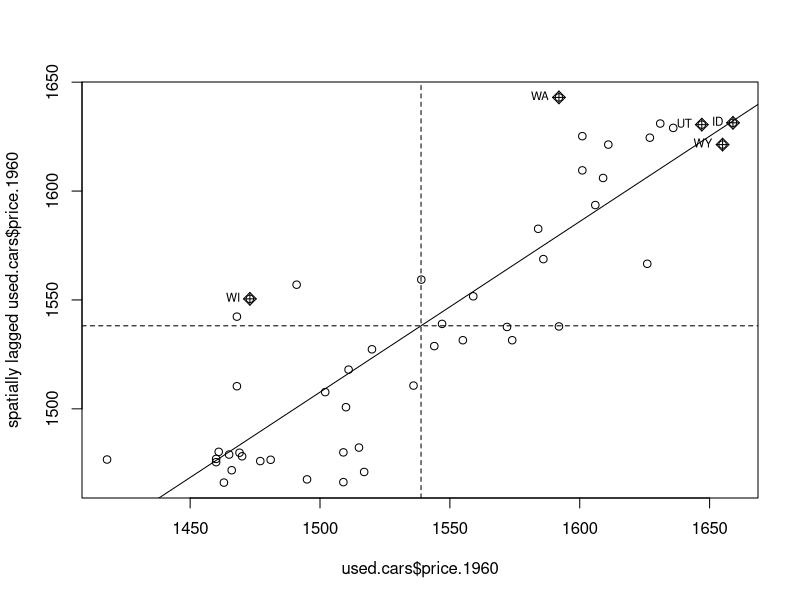

R code for this plot: (Note: this script raises an error after producing the figure.)
library(spData)


### Name: used.cars
### Title: US 1960 used car prices
### Aliases: used.cars usa48.nb
### Keywords: datasets spdep

### ** Examples

if (requireNamespace("spdep", quietly = TRUE)) {
  library(spdep)
  data(used.cars)
  moran.test(used.cars$price.1960, nb2listw(usa48.nb))
  moran.plot(used.cars$price.1960, nb2listw(usa48.nb),
           labels=rownames(used.cars))
  uc.lm <- lm(price.1960 ~ tax.charges, data=used.cars)
  summary(uc.lm)

  lm.morantest(uc.lm, nb2listw(usa48.nb))
  lm.morantest.sad(uc.lm, nb2listw(usa48.nb))
  lm.LMtests(uc.lm, nb2listw(usa48.nb))
  uc.err <- errorsarlm(price.1960 ~ tax.charges, data=used.cars,
                     nb2listw(usa48.nb), tol.solve=1.0e-13, 
                     control=list(tol.opt=.Machine$double.eps^0.3))
  summary(uc.err)
  uc.lag <- lagsarlm(price.1960 ~ tax.charges, data=used.cars,
                   nb2listw(usa48.nb), tol.solve=1.0e-13, 
                   control=list(tol.opt=.Machine$double.eps^0.3))
  summary(uc.lag)
  uc.lag1 <- lagsarlm(price.1960 ~ 1, data=used.cars,
                    nb2listw(usa48.nb), tol.solve=1.0e-13, 
                    control=list(tol.opt=.Machine$double.eps^0.3))
  summary(uc.lag1)
  uc.err1 <- errorsarlm(price.1960 ~ 1, data=used.cars,
                      nb2listw(usa48.nb), tol.solve=1.0e-13, 
                      control=list(tol.opt=.Machine$double.eps^0.3))
  summary(uc.err1)
}
